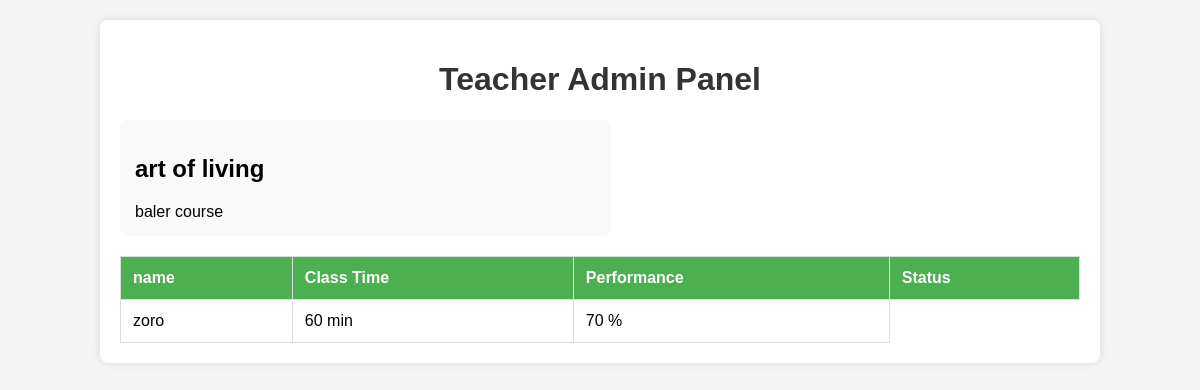
Page /teacherAdminPanel/2/ on the committed database.
### teacherAdminPanel/models.py (models this page shows, shortened)
class CourseName(models.Model):
    course_id = models.CharField(max_length=10 )
    name = models.CharField(max_length=100)
    description= models.CharField(max_length=300)

class StudentStatus(models.Model):
    course=models.ForeignKey(CourseName,on_delete=models.CASCADE)
    photo=models.ImageField()
    name=models.CharField(max_length=100)
    classTime=models.IntegerField()
    performence=models.IntegerField()
    status=models.BooleanField(default=False)

### teacherAdminPanel/views.py (the view)
# urls.py: path('teacherAdminPanel/<int:courseId>/',panel,name="panel"),
def panel(request,courseId):
    course=CourseName.objects.get(pk=courseId)
    Studentst=StudentStatus.objects.filter(course=course)
    context={'course':course,'students':Studentst}
    return render(request, 'teacherAdminPanel.html',context)

### teacherAdminPanel/templates/teacherAdminPanel.html (shortened to what this page needs)
<!DOCTYPE html>
<html lang="en">
<head>
</head>
<body>
<div class="container">
    <h1>Teacher Admin Panel</h1>
    <div class="subject-container">
        <div class="subject">
            <h2>{{ course.name }} </h2>
            <div>
                {{ course.description }}
            </div>
        </div>
    </div>
    <table>
        <tr>
            <th>name</th>
            <th>Class Time</th>
            <th>Performance</th>
            <th>Status</th>
        </tr>
        {% for student in students  %}
        <tr>
            <td> {{ student.name }} </td>
            <td> {{ student.classTime }} min </td>
            <td> {{ student.performence }} % </td>
        </tr>
        {% endfor %}
    </table>
</div>
</body>
</html>

### teacherAdminPanel/templates/teacherAdminPanel.html (style rules this page uses)
body { font-family: 'Arial', sans-serif; background-color: #f4f4f4; margin: 0; padding: 0; }
.container { width: 80%; margin: 20px auto; background-color: #fff; box-shadow: 0 0 10px rgba(0, 0, 0, 0.1); padding: 20px; border-radius: 8px; }
h1 { text-align: center; color: #333; }
.subject-container { display: flex; justify-content: space-between; margin-bottom: 20px; }
.subject { width: 48%; background-color: #f9f9f9; padding: 15px; border-radius: 8px; }
table { width: 100%; border-collapse: collapse; margin-top: 20px; }
th, td { padding: 12px; border: 1px solid #ddd; text-align: left; }
th { background-color: #4caf50; color: #fff; }

### rows in the picture
CourseName: name "art of living", description "baler course"
StudentStatus: name "zoro", classTime "60", performence "70"
